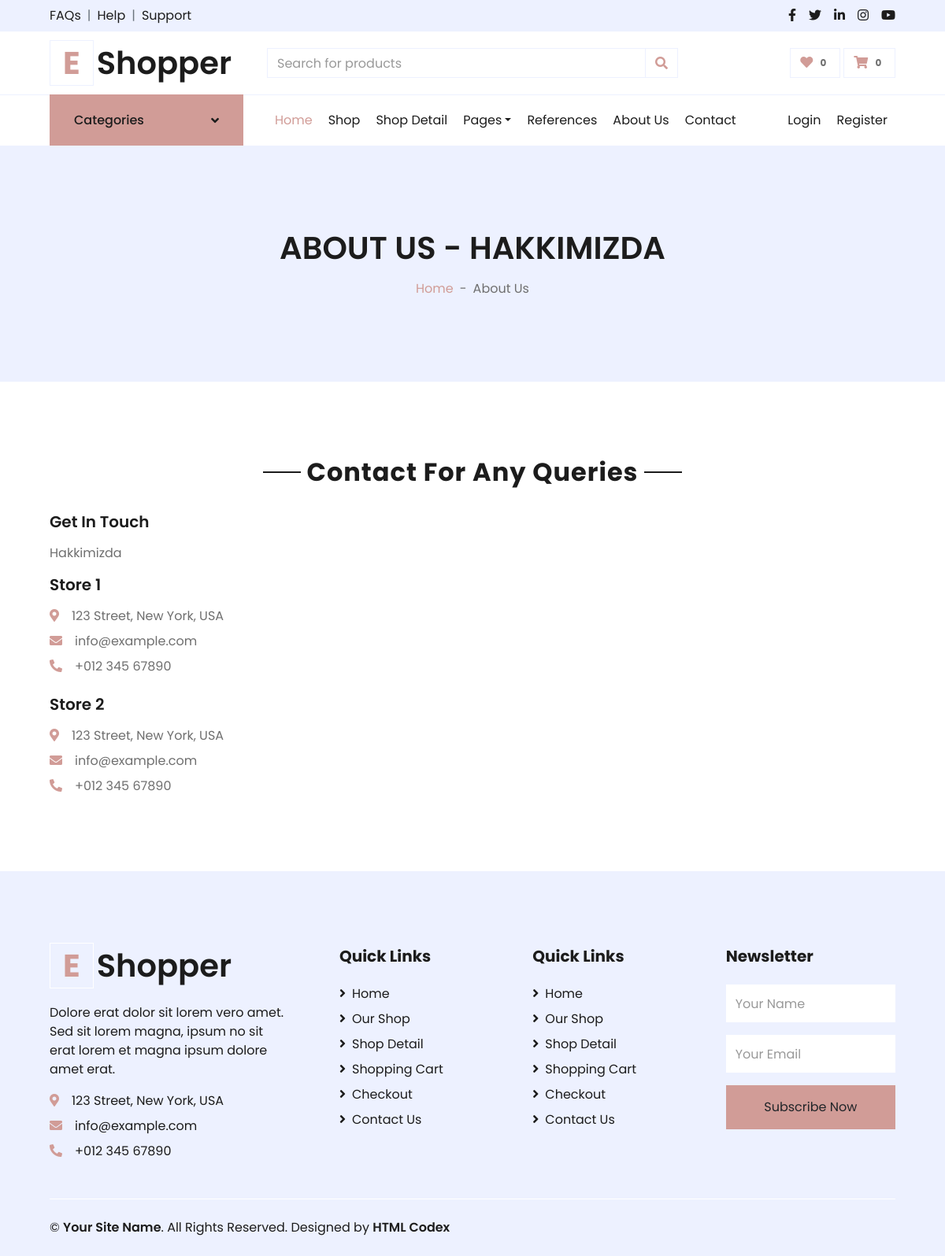
Page /aboutus on the earlier database version.
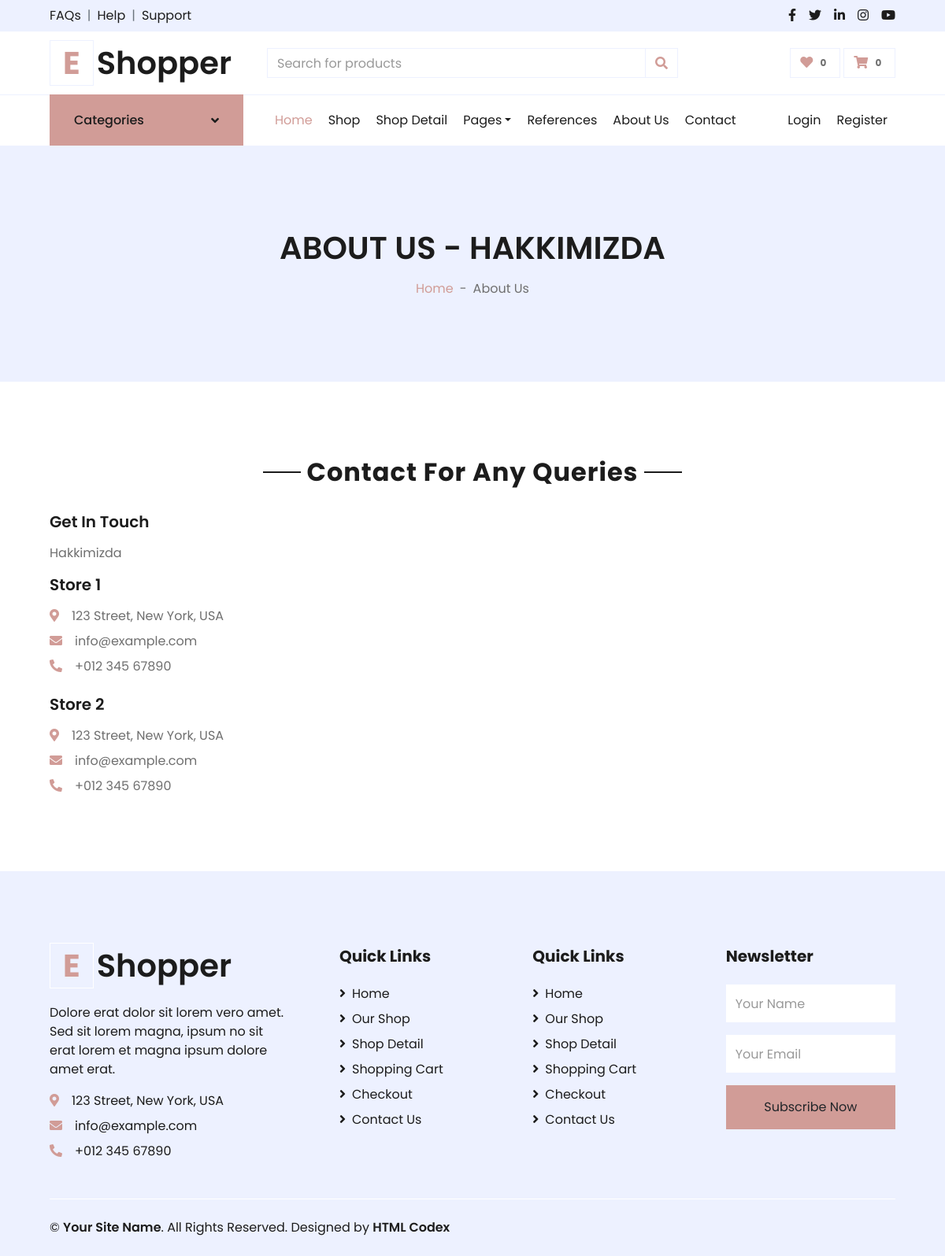
Same page on the later database version.
### home/views.py (the view)
# urls.py: path('aboutus',homeviews.aboutus,name ='aboutus'),
def aboutus(request):
    context = {"sayfa": "About Us - Hakkımızda"}
    return render(request, 'aboutus.html', context)

### home/context_processors.py (called while the page is built)
def settings(request):
    settings = Settings.objects.first()
    if settings:
        return {'settings': settings}

### product/context_processors.py (called while the page is built)
def categories(request):
    categories = Category.objects.all()
    if categories:
        return {'categories':categories}
    else:
        return dict()

### templates/aboutus.html (shortened to what this page needs)
{% extends 'homebase.html' %}
{% block body %}
    <div class="container-fluid bg-secondary mb-5">
        <div class="d-flex flex-column align-items-center justify-content-center" style="min-height: 300px">
            <h1 class="font-weight-semi-bold text-uppercase mb-3">{{ sayfa}}</h1>
            <div class="d-inline-flex">
                <p class="m-0"><a href="/">Home</a></p>
                <p class="m-0 px-2">-</p>
                <p class="m-0">About Us</p>
            </div>
        </div>
    </div>
    <div class="container-fluid pt-5">
        <div class="text-center mb-4">
            <h2 class="section-title px-5"><span class="px-2">Contact For Any Queries</span></h2>
        </div>
        <div class="row px-xl-5">
            <div class="col-lg-12 mb-5">
                <h5 class="font-weight-semi-bold mb-3">Get In Touch</h5>
                <p>{{ settings.aboutus | safe }}</p>
                <div class="d-flex flex-column mb-3">
                    <h5 class="font-weight-semi-bold mb-3">Store 1</h5>
                    <p class="mb-2"><i class="fa fa-map-marker-alt text-primary mr-3"></i>123 Street, New York, USA</p>
                    <p class="mb-2"><i class="fa fa-envelope text-primary mr-3"></i>info@example.com</p>
                    <p class="mb-2"><i class="fa fa-phone-alt text-primary mr-3"></i>+012 345 67890</p>
                </div>
                <div class="d-flex flex-column">
                    <h5 class="font-weight-semi-bold mb-3">Store 2</h5>
                    <p class="mb-2"><i class="fa fa-map-marker-alt text-primary mr-3"></i>123 Street, New York, USA</p>
                    <p class="mb-2"><i class="fa fa-envelope text-primary mr-3"></i>info@example.com</p>
                    <p class="mb-0"><i class="fa fa-phone-alt text-primary mr-3"></i>+012 345 67890</p>
                </div>
            </div>
        </div>
    </div>
{% endblock %}

Differences in the rows shown:
changed Settings "Hakkimizda": aboutus "Hakkimizda" → "<p>Hakkimizda</p>" (drawn)
